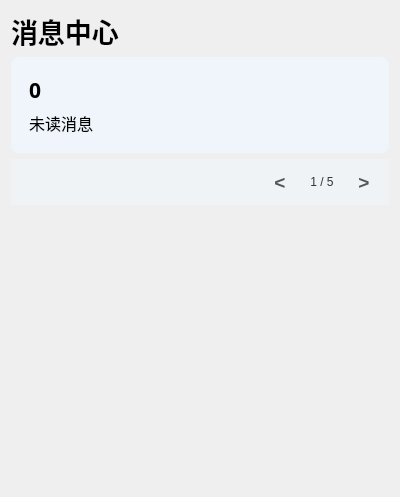
<?xml version="1.0" encoding="UTF-8"?>
<ui version="4.0">
 <class>view::messageCenter::MessageWindow</class>
 <widget class="QWidget" name="view::messageCenter::MessageWindow">
  <property name="geometry">
   <rect>
    <x>0</x>
    <y>0</y>
    <width>400</width>
    <height>497</height>
   </rect>
  </property>
  <property name="windowTitle">
   <string>MessageWindow</string>
  </property>
  <property name="styleSheet">
   <string notr="true">/* ---- 整体窗口和字体 ---- */
                QWidget#view::messageCenter::MessageWindow {
                background-color: #F9F9F9; /* 设置一个非常浅的灰色背景 */
                }

                /* ---- 顶部计数区域 ---- */
                QFrame#frame {
                background-color: rgba(239, 246, 252, 220);

                border-radius: 8px; /* 圆角保持不变 */
                }

                /* 确保内部所有控件背景透明，以显示出父控件的淡蓝色 */
                QFrame#frame QWidget {
                background-color: transparent;
                border: none;
                }

                /* ---- 滚动区域 ---- */
                QScrollArea#messageBoxArea {
                background-color: transparent; /* 背景透明 */
                border: none; /* 移除边框 */
                }

                QWidget#messageBoxAreaItem {
                background-color: transparent; /* 滚动区域里的内容面板也设为透明 */
                }


                /* ---- 滚动条美化 ---- */
                QScrollBar:vertical {
                border: none;
                background: transparent;
                width: 8px; /* 滚动条宽度 */
                margin: 0px 0px 0px 0px;
                }

                /* 滚动条滑块 */
                QScrollBar::handle:vertical {
                background: #D0D0D0; /* 滑块颜色 */
                border-radius: 4px; /* 滑块圆角 */
                min-height: 25px; /* 滑块最小高度 */
                }

                /* 鼠标悬停在滑块上 */
                QScrollBar::handle:vertical:hover {
                background: #A0A0A0; /* 悬停时颜色变深 */
                }

                /* 隐藏滚动条两端的箭头按钮 */
                QScrollBar::add-line:vertical, QScrollBar::sub-line:vertical {
                height: 0px;
                }

                /* 滚动条的轨道 */
                QScrollBar::add-page:vertical, QScrollBar::sub-page:vertical {
                background: none;
                }

                #label_Title{
                background-color: rgba(255, 255, 255, 0);
                border: none;

                font: 700 20pt &quot;Microsoft YaHei UI&quot;;
                }

                #label_num{
                font: 700 16pt &quot;Segoe UI Variable&quot;;
                }


                /* 翻页按钮的基本样式 - 透明背景 */
QPushButton#prevButton, QPushButton#nextButton {
    background-color: transparent; /* 改为透明 */
    border-radius: 8px; /* 与其他组件统一的圆角 */
    color: #555555;
    font-size: 14pt;
    font-weight: bold;
    padding: 0px 10px; /* 左右内边距，形成圆角矩形 */
    min-height: 28px; /* 固定高度 */
    max-height: 28px;
border: none; /* 最好禁用边框，让材质更纯粹 */
}

                #frame_3{
                background-color: rgba(239, 246, 252, 120);
border: none; /* 最好禁用边框，让材质更纯粹 */
                }

                /* 鼠标悬停效果 */
                QPushButton#prevButton:hover, QPushButton#nextButton:hover {
                background-color: #E0E0E0;
                border-color: #C0C0C0;
border: none; /* 最好禁用边框，让材质更纯粹 */

                }

                /* 鼠标按下效果 */
                QPushButton#prevButton:pressed, QPushButton#nextButton:pressed {
                background-color: #D0D0D0;
                border-color: #B0B0B0;
border: none; /* 最好禁用边框，让材质更纯粹 */

                }

                /* 页面标签样式 */
                QLabel#pageLabel {
                background-color: transparent;
                color: #333333;
                font: 11pt &quot;Microsoft YaHei UI&quot;;
                padding: 0 8px; /* 左右留出一些间距 */
                }

            </string>
  </property>
  <layout class="QVBoxLayout" name="verticalLayout_2">
   <item>
    <widget class="QLabel" name="label_Title">
     <property name="font">
      <font>
       <family>Microsoft YaHei UI</family>
       <pointsize>20</pointsize>
       <italic>false</italic>
       <bold>true</bold>
      </font>
     </property>
     <property name="text">
      <string>消息中心</string>
     </property>
    </widget>
   </item>
   <item>
    <widget class="QFrame" name="frame">
     <property name="frameShape">
      <enum>QFrame::Shape::StyledPanel</enum>
     </property>
     <property name="frameShadow">
      <enum>QFrame::Shadow::Raised</enum>
     </property>
     <layout class="QHBoxLayout" name="horizontalLayout">
      <item>
       <widget class="QFrame" name="frame_2">
        <property name="frameShape">
         <enum>QFrame::Shape::StyledPanel</enum>
        </property>
        <property name="frameShadow">
         <enum>QFrame::Shadow::Raised</enum>
        </property>
        <layout class="QVBoxLayout" name="verticalLayout">
         <item>
          <widget class="QLabel" name="label_num">
           <property name="font">
            <font>
             <family>Segoe UI Variable</family>
             <pointsize>16</pointsize>
             <italic>false</italic>
             <bold>true</bold>
            </font>
           </property>
           <property name="layoutDirection">
            <enum>Qt::LayoutDirection::LeftToRight</enum>
           </property>
           <property name="text">
            <string>0</string>
           </property>
          </widget>
         </item>
         <item>
          <widget class="QLabel" name="label_2">
           <property name="font">
            <font>
             <family>Microsoft YaHei UI</family>
             <pointsize>12</pointsize>
             <bold>false</bold>
            </font>
           </property>
           <property name="text">
            <string>未读消息</string>
           </property>
          </widget>
         </item>
        </layout>
       </widget>
      </item>
     </layout>
    </widget>
   </item>
   <item>
    <widget class="QFrame" name="frame_3">
     <property name="frameShape">
      <enum>QFrame::Shape::StyledPanel</enum>
     </property>
     <property name="frameShadow">
      <enum>QFrame::Shadow::Raised</enum>
     </property>
     <layout class="QHBoxLayout" name="horizontalLayout_2">
      <item>
       <spacer name="horizontalSpacer">
        <property name="orientation">
         <enum>Qt::Orientation::Horizontal</enum>
        </property>
        <property name="sizeHint" stdset="0">
         <size>
          <width>40</width>
          <height>20</height>
         </size>
        </property>
       </spacer>
      </item>
      <item>
       <widget class="QPushButton" name="prevButton">
        <property name="text">
         <string>&lt;</string>
        </property>
       </widget>
      </item>
      <item>
       <widget class="QLabel" name="pageLabel">
        <property name="text">
         <string>1 / 5</string>
        </property>
        <property name="alignment">
         <set>Qt::AlignmentFlag::AlignCenter</set>
        </property>
       </widget>
      </item>
      <item>
       <widget class="QPushButton" name="nextButton">
        <property name="text">
         <string>&gt;</string>
        </property>
       </widget>
      </item>
     </layout>
    </widget>
   </item>
   <item>
    <widget class="QScrollArea" name="messageBoxArea">
     <property name="widgetResizable">
      <bool>true</bool>
     </property>
     <widget class="QWidget" name="messageBoxAreaItem">
      <property name="geometry">
       <rect>
        <x>0</x>
        <y>0</y>
        <width>382</width>
        <height>289</height>
       </rect>
      </property>
     </widget>
    </widget>
   </item>
  </layout>
 </widget>
 <resources/>
 <connections/>
</ui>
